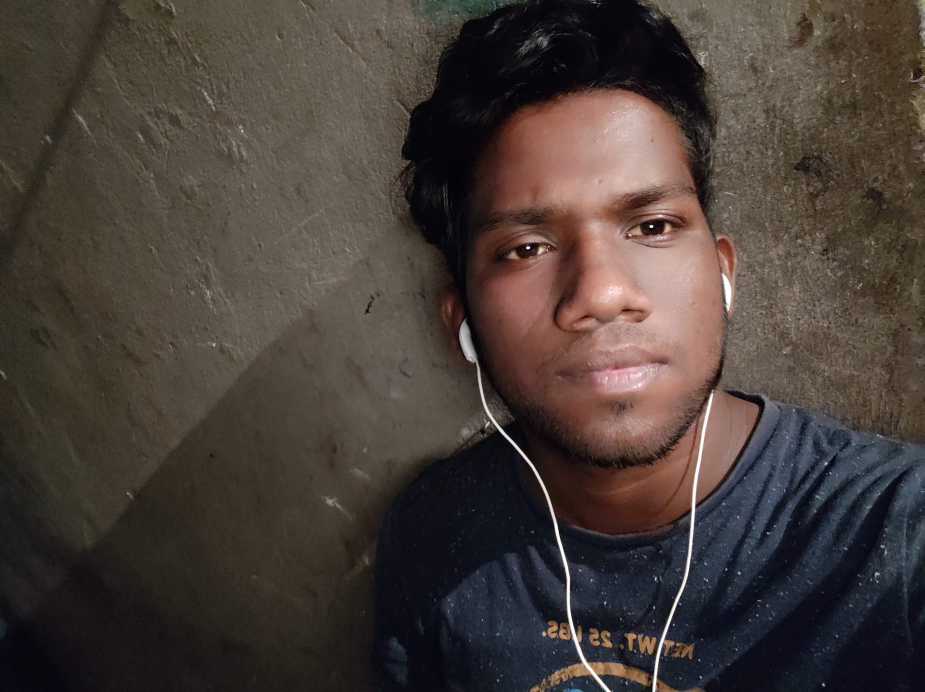
#> input picture CSE_438_dataset/2018-2-60-045/10.jpg, 4623 x 3460 px (shown at 1/5 size)
$ python load_model_image.py
#> lines starting #> are read from the running program, lines starting #| are printed output that depends on the picture
### video_project.py
import numpy as np
import cv2 as cv
import os
import matplotlib.pyplot as plt

train_path = 'CSE_438_dataset'


def detect_face(input_img):
    image = cv.cvtColor(input_img,
                        cv.COLOR_BGR2GRAY)  # cv2.cvtColor() method is used to convert an image from one color space to another.
    face_cascade = cv.CascadeClassifier(
        "haarcascade_frontalface_default.xml")  # Object Detection using Haar feature-based cascade classifiers is an effective object detection method
    faces = face_cascade.detectMultiScale(image, scaleFactor=1.2, minNeighbors=5);
    # print(faces)                       #[[ 46  53 114 114]] = 2D
    if (len(faces) == 0):
        return 0, 0
    (x, y, w, h) = faces[0]
    # print(faces[0])                        #[ 46  53 114 114] = 1D
    return image[y:y + w, x:x + h], faces[0]


def prepare_training_data(train_path):
#> called with train_path = 'CSE_438_dataset'
    detected_faces = []
    face_labels = []
    traning_image_dirs = os.listdir(
        train_path)  # listdir() returns a list containing the names of the entries in the directory given by path
    for dir_name in traning_image_dirs:
        label = str(dir_name)
        training_image_path = train_path + "/" + dir_name
        training_images_names = os.listdir(training_image_path)

        for image_name in training_images_names:
            image_path = training_image_path + "/" + image_name
            image = cv.imread(image_path)
#> image is the input picture: shape (3460, 4623, 3); mean B, G, R 56.4, 61.8, 71.8
            face, rect = detect_face(image)
#> in detect_face, `image = cv.cvtColor(input_img, cv.COLOR_BGR2GRAY)`:
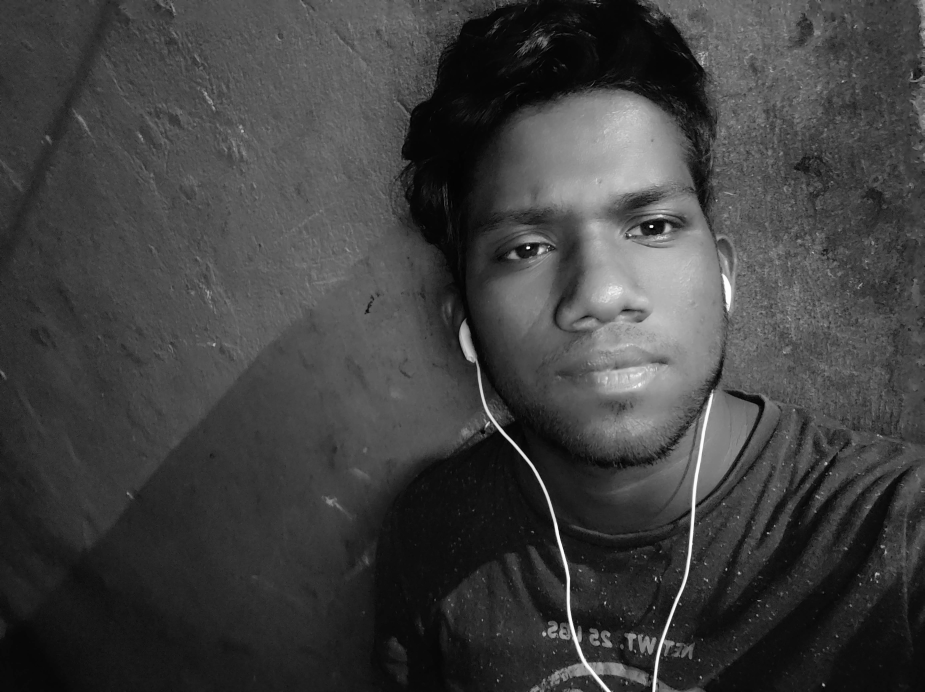
#> image: shape (3460, 4623) (shown at 1/5 size); min 0, max 255, mean 64.2
#> in detect_face, `faces = face_cascade.detectMultiScale(image, scaleFactor=1.2, minNeigh..`: faces = [[4016, 2179, 53, 53], [3985, 2224, 117, 117], [2217, 574, 1508, 1508]]
#> in detect_face, `(x, y, w, h) = faces[0]`: x = 4016; y = 2179; w = 53
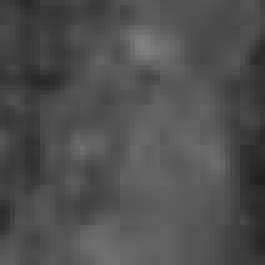
#> face: shape (53, 53) (shown 5 times larger); min 30, max 129, mean 79
#> rect = [4016, 2179, 53, 53]

            if face is not 0:
                resized_face = cv.resize(face, (121, 121),
                                         interpolation=cv.INTER_AREA)  # Different interpolation methods are used for different resizing purposes.
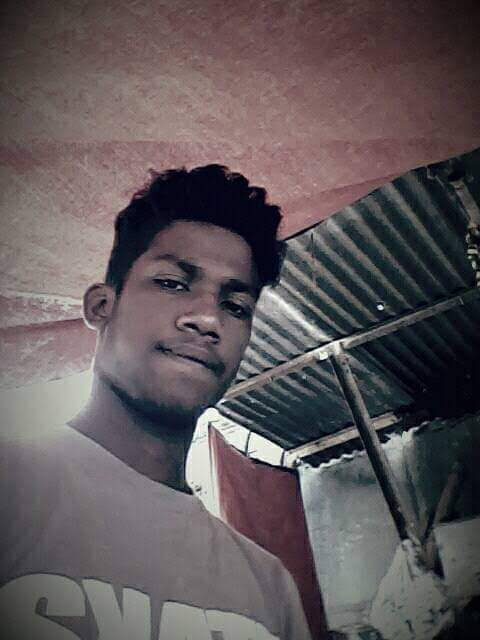
#> input picture CSE_438_dataset/2018-2-60-045/2.jpg, 480 x 640 px, found by its file name
                # INTER_AREA uses pixel area relation for resampling. This is best suited for reducing the size of an image (shrinking).
                detected_faces.append(face)
                face_labels.append(label)

    return detected_faces, face_labels


detected_faces, face_labels = prepare_training_data(train_path)


#print("Total faces: ", len(detected_faces))
#print("Total labels: ", len(face_labels))
#cv.imshow('h',detected_faces[10])

from sklearn import preprocessing
lebel = preprocessing.LabelEncoder()
int_lebel = lebel.fit_transform(face_labels)
int_lebel

#initialize a face recognizer
lbphfaces_recognizer = cv.face.LBPHFaceRecognizer_create()

#train the face recognizer model
lbphfaces_recognizer.train(detected_faces, np.array(int_lebel))

def draw_rectangle(test_image, rect):
    (x, y, w, h) = rect
    cv.rectangle(test_image, (x, y), (x+w, y+h), (0, 255, 0), 2)#x1y1 ; x2y2; color; thickness

def draw_text(test_image, label_text, x, y):
    cv.putText(test_image, label_text, (x, y), cv.FONT_HERSHEY_PLAIN, 1.5, (0, 255, 0), 2)# 1.5=thickness

### load_model_image.py
import numpy as np
import cv2
import os
import matplotlib.pyplot as plt
import video_project as fr
print (fr)


# predict output on test data
def predict(test_image):
    face, rect = fr.detect_face(test_image)
#> in detect_face (call 5), `image = cv.cvtColor(input_img, cv.COLOR_BGR2GRAY)`:
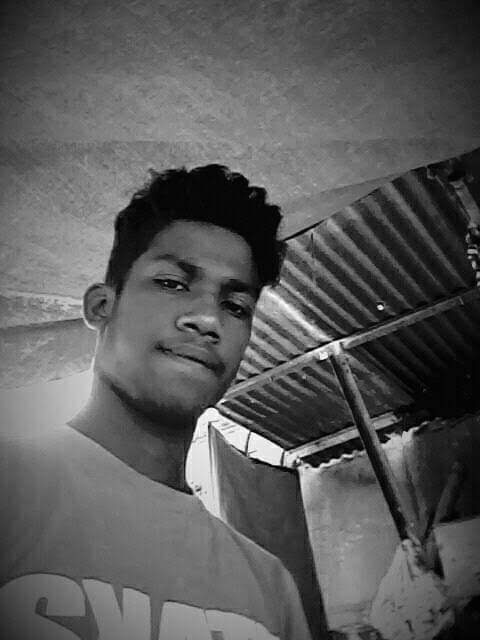
#> image: shape (640, 480); min 0, max 255, mean 89.4
#> in detect_face, input_img is the input picture: shape (640, 480, 3); mean B, G, R 89.4, 86.8, 94.8
#> in detect_face (call 5), `faces = face_cascade.detectMultiScale(image, scaleFactor=1.2, minNeigh..`: faces = [[107, 213, 193, 193]]
#> in detect_face (call 5), `(x, y, w, h) = faces[0]`: x = 107; y = 213; w = 193
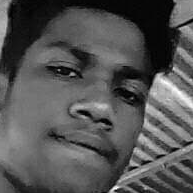
#> face: shape (193, 193); min 1, max 254, mean 84.3
#> rect = [107, 213, 193, 193]
    label, confidence = fr.lbphfaces_recognizer.predict(face)
#> label = 0; confidence = 0
    tags ={11: "2019-1-60-170", 9: "2019-1-60-094", 12: "2019-1-60-171", 14: "2019-1-60-173",
                   15: "2019-1-60-174", 7: "2019-1-60-075", 8: "2019-1-60-093",
                   16: "2019-1-60-204", 10: "2019-1-60-098", 13: "2019-1-60-172", 5: "2019-1-60-060",
                   3: "2019-1-60-024", 4: "2019-1-60-055", 2: "2019-1-60-005",
                   6: "2019-1-60-066", 1: "2018-2-60-048", 0: "2018-2-60-046"}

    print(label)  # (3, 62.21555307530192)
#| 0
    label_text = tags[label]
#> label_text = '2018-2-60-046'
    # label_text = name[label]
    # label_text = label[0]
    fr.draw_rectangle(test_image, rect)
#> in draw_rectangle, `(x, y, w, h) = rect`: x = 107; y = 213; w = 193
    fr.draw_text(test_image, label_text, rect[0], rect[1] - 5)  # -5 from y
#> in draw_text, `cv.putText(test_image, label_text, (x, y), cv.FONT_HERSHEY_PLAIN, 1.5,..`:
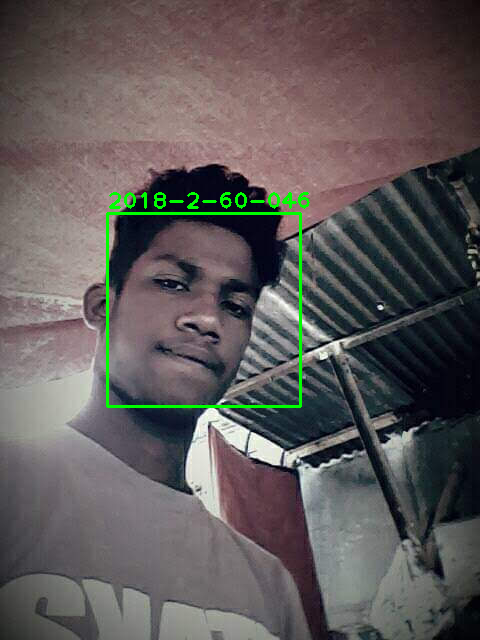
#> test_image: shape (640, 480, 3); mean B, G, R 88.5, 88.8, 93.9
    return test_image, label_text, confidence


predicted_image, label_id, confidence = predict(cv2.imread(r'CSE_438_dataset\faria\2.jpg'))
#> label_id = '2018-2-60-046'; confidence = 0


test_img = cv2.imread(r'CSE_438_dataset\faria\2.jpg')#Give path to the image which you want to test

fig = plt.figure()
ax1 = fig.add_axes((0.1, 0.2, 0.8, 0.7))
ax1.set_title('confidence: ' + str(confidence) + ' | ' + 'predicted class: ' + label_id)
plt.axis("off")
imgplot = plt.imshow(cv2.cvtColor(predicted_image, cv2.COLOR_BGR2RGB))
plt.show()

cv2.waitKey(0)
